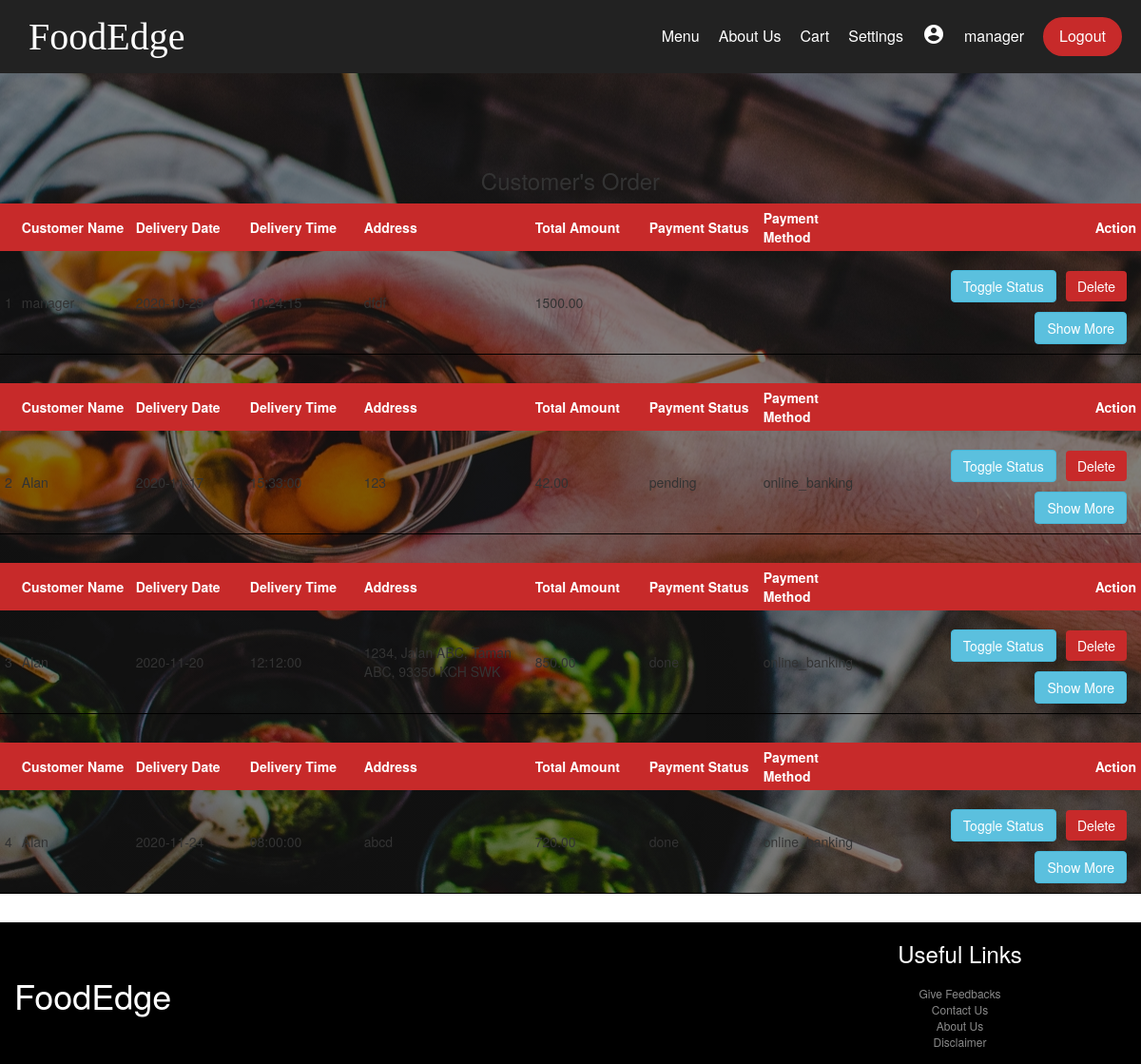
Page /orderManagement.php (signed in) on the committed database.
### tables this page shows
CREATE TABLE `orderdb` (
  `orderID` int(11) NOT NULL,
  `userID` int(11) NOT NULL,
  `deliveryTime` time NOT NULL,
  `deliveryDate` date NOT NULL,
  `address` varchar(255) NOT NULL,
  `totalOriPrice` decimal(7,2) NOT NULL,
  `totalAmount` decimal(7,2) NOT NULL,
  `paymentStatus` varchar(255) NOT NULL,
  `paymentMethod` varchar(255) NOT NULL
);

CREATE TABLE `userdb` (
  `userID` int(11) NOT NULL,
  `type` int(11) NOT NULL,
  `username` varchar(255) NOT NULL,
  `password` varchar(255) NOT NULL,
  `email` varchar(255) NOT NULL,
  `phoneNo` varchar(255) NOT NULL,
  `totalPurchased` int(11) NOT NULL,
  `membershipRank` text DEFAULT NULL
);

### orderManagement.php (the view, shortened to what this page needs)
<?php
	require 'Include/dtb.php';
	require 'Include/header.php';
	$sql = "SELECT * FROM orderdb JOIN userdb ON orderdb.userID = userdb.userID order by deliveryDate ASC";
	$sqldata = mysqli_query($conn, $sql) or die("error getting data");
	?>
	<section id="content">
	<div class="replyFeedback-page">
		<h3 class="feedback-h3">Customer's Order</h3>
	<?php
	$count=1;
	while($row = mysqli_fetch_array($sqldata, MYSQLI_ASSOC)){
		?>
		<table class="cart-table" style="margin-bottom: 30px;"><tr>
			<th></th>
			<th width="10%">Customer Name</th>
			<th width="10%">Delivery Date</th>
			<th width="10%">Delivery Time</th>
			<th width="15%">Address</th>
			<th width="10%">Total Amount</th>
			<th width="10%">Payment Status</th>
			<th width="10%">Payment Method</th>
			<th> Action</th>
			</tr>
				<tr>
					<td><?php echo $count; ?></td>
					<td><?php echo $row['username']; ?></td>
					<td><?php echo $row['deliveryDate']; ?></td>
					<td><?php echo $row['deliveryTime']; ?></td>
					<td><?php echo $row['address']; ?></td>
					<td><?php echo $row['totalAmount']; ?></td>
					<td><?php echo $row['paymentStatus']; ?></td>
					<td><?php echo $row['paymentMethod']; ?></td>
					<td><button class="btn btn-info upload_btn" id="Edit-<?php echo $row['orderID'] ?>:<?php echo $row['productID'] ?>" onclick="editSortOrder(this.id)">Toggle Status</button><button class="btn btn-info upload_btn" style="background-color: #c72a2a; border: none;" id="<?php echo $row['orderID'] ?>:<?php echo $row['productID'] ?>" onclick="deleteData(this.id)">Delete</button><button class="btn btn-info upload_btn" id="Show:<?php echo $row['orderID']; ?>" onclick="showDetails(this.id)">Show More</button></td>
				</tr>
		</table>
<?php
		$count++;
	}
?>
</div>
</section>
<?php
	include_once "Include/footer.php";
?>

### Style/style.css (style rules this page uses)
* { box-sizing: border-box; margin: 0; padding: 0; }
body { font-family: 'Poppins', sans-serif; }
section { background: linear-gradient(rgba(0, 0, 0, 0.5), rgba(0, 0, 0, 0.5)), url('../Images/bg3.jpg'); background-repeat: no-repeat; background-attachment: fixed; background-position: center; padding-top: 80px; }
h3 { text-align:center; }
.btn { display: inline-block; background: #ff523b; color: #fff; padding: 8px 30px; margin: 30px 0; border-radius: 30px; transition: background 0.5s; }
.upload_btn { margin-top: 10px; margin-right: 10px; }
body { font-family: Arial, Helvetica, sans-serif; }
.cart-table { width: 100%; border-collapse: collapse; overflow: auto; }
.cart-table th { text-align: left; padding: 5px; color: white; background: #c72a2a; font-weight: bold; }
.cart-table td { padding: 10px 5px; border-bottom: 1px solid black; }
td:last-child { text-align: right; }
th:last-child { text-align: right; }

### rows in the picture
orderdb: userID.username "manager", deliveryDate "2020-10-29", deliveryTime "10:24:15", address "dfdf", totalAmount "1500.00"
orderdb: userID.username "Alan", deliveryDate "2020-11-17", deliveryTime "15:33:00", address "123", totalAmount "42.00", paymentStatus "pending", paymentMethod "online_banking"
orderdb: userID.username "Alan", deliveryDate "2020-11-20", deliveryTime "12:12:00", address "1234, Jalan ABC, Taman ABC, 93350 KCH SWK", totalAmount "850.00", paymentStatus "done", paymentMethod "online_banking"
orderdb: userID.username "Alan", deliveryDate "2020-11-24", deliveryTime "08:00:00", address "abcd", totalAmount "720.00", paymentStatus "done", paymentMethod "online_banking"

### other values in the picture
$username "manager"
